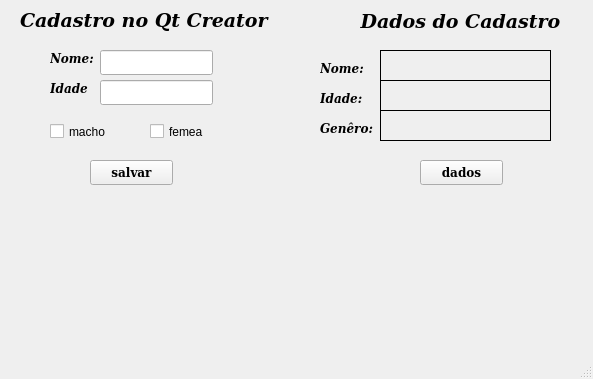
<?xml version="1.0" encoding="UTF-8"?>
<ui version="4.0">
 <class>MainWindow</class>
 <widget class="QMainWindow" name="MainWindow">
  <property name="geometry">
   <rect>
    <x>0</x>
    <y>0</y>
    <width>593</width>
    <height>379</height>
   </rect>
  </property>
  <property name="windowTitle">
   <string>MainWindow</string>
  </property>
  <widget class="QWidget" name="centralwidget">
   <widget class="QPushButton" name="btn_salvar">
    <property name="geometry">
     <rect>
      <x>90</x>
      <y>160</y>
      <width>83</width>
      <height>25</height>
     </rect>
    </property>
    <property name="font">
     <font>
      <family>DejaVu Serif</family>
      <weight>75</weight>
      <bold>true</bold>
     </font>
    </property>
    <property name="cursor">
     <cursorShape>PointingHandCursor</cursorShape>
    </property>
    <property name="text">
     <string>salvar</string>
    </property>
   </widget>
   <widget class="QPushButton" name="btn_dados">
    <property name="geometry">
     <rect>
      <x>420</x>
      <y>160</y>
      <width>83</width>
      <height>25</height>
     </rect>
    </property>
    <property name="font">
     <font>
      <family>DejaVu Serif</family>
      <weight>75</weight>
      <bold>true</bold>
     </font>
    </property>
    <property name="cursor">
     <cursorShape>PointingHandCursor</cursorShape>
    </property>
    <property name="text">
     <string>dados</string>
    </property>
   </widget>
   <widget class="QLineEdit" name="edt_nome">
    <property name="geometry">
     <rect>
      <x>100</x>
      <y>50</y>
      <width>113</width>
      <height>25</height>
     </rect>
    </property>
    <property name="font">
     <font>
      <family>DejaVu Serif</family>
      <italic>true</italic>
     </font>
    </property>
   </widget>
   <widget class="QLabel" name="label">
    <property name="geometry">
     <rect>
      <x>50</x>
      <y>50</y>
      <width>51</width>
      <height>17</height>
     </rect>
    </property>
    <property name="font">
     <font>
      <family>DejaVu Serif</family>
      <weight>75</weight>
      <italic>true</italic>
      <bold>true</bold>
     </font>
    </property>
    <property name="text">
     <string>Nome:</string>
    </property>
   </widget>
   <widget class="QLabel" name="label_2">
    <property name="geometry">
     <rect>
      <x>20</x>
      <y>10</y>
      <width>251</width>
      <height>21</height>
     </rect>
    </property>
    <property name="font">
     <font>
      <family>DejaVu Serif</family>
      <pointsize>14</pointsize>
      <weight>75</weight>
      <italic>true</italic>
      <bold>true</bold>
     </font>
    </property>
    <property name="cursor">
     <cursorShape>ArrowCursor</cursorShape>
    </property>
    <property name="text">
     <string>Cadastro no Qt Creator</string>
    </property>
   </widget>
   <widget class="QLabel" name="lbl_nome">
    <property name="geometry">
     <rect>
      <x>380</x>
      <y>50</y>
      <width>171</width>
      <height>31</height>
     </rect>
    </property>
    <property name="font">
     <font>
      <family>AR PL UKai CN</family>
      <pointsize>15</pointsize>
      <weight>50</weight>
      <italic>false</italic>
      <bold>false</bold>
     </font>
    </property>
    <property name="frameShape">
     <enum>QFrame::Box</enum>
    </property>
    <property name="text">
     <string/>
    </property>
    <property name="margin">
     <number>0</number>
    </property>
   </widget>
   <widget class="QLabel" name="label_3">
    <property name="geometry">
     <rect>
      <x>50</x>
      <y>80</y>
      <width>41</width>
      <height>17</height>
     </rect>
    </property>
    <property name="font">
     <font>
      <family>DejaVu Serif</family>
      <weight>75</weight>
      <italic>true</italic>
      <bold>true</bold>
     </font>
    </property>
    <property name="text">
     <string>Idade</string>
    </property>
   </widget>
   <widget class="QLineEdit" name="edt_idade">
    <property name="geometry">
     <rect>
      <x>100</x>
      <y>80</y>
      <width>113</width>
      <height>25</height>
     </rect>
    </property>
    <property name="font">
     <font>
      <family>DejaVu Serif</family>
      <weight>50</weight>
      <italic>true</italic>
      <bold>false</bold>
     </font>
    </property>
   </widget>
   <widget class="QLabel" name="lbl_idade">
    <property name="geometry">
     <rect>
      <x>380</x>
      <y>80</y>
      <width>171</width>
      <height>31</height>
     </rect>
    </property>
    <property name="font">
     <font>
      <family>AR PL UKai CN</family>
      <pointsize>15</pointsize>
      <weight>50</weight>
      <italic>false</italic>
      <bold>false</bold>
     </font>
    </property>
    <property name="frameShape">
     <enum>QFrame::Box</enum>
    </property>
    <property name="text">
     <string/>
    </property>
   </widget>
   <widget class="QCheckBox" name="chk_macho">
    <property name="geometry">
     <rect>
      <x>50</x>
      <y>120</y>
      <width>90</width>
      <height>23</height>
     </rect>
    </property>
    <property name="cursor">
     <cursorShape>PointingHandCursor</cursorShape>
    </property>
    <property name="text">
     <string>macho</string>
    </property>
   </widget>
   <widget class="QCheckBox" name="chk_femea">
    <property name="geometry">
     <rect>
      <x>150</x>
      <y>120</y>
      <width>90</width>
      <height>23</height>
     </rect>
    </property>
    <property name="cursor">
     <cursorShape>PointingHandCursor</cursorShape>
    </property>
    <property name="text">
     <string>femea</string>
    </property>
   </widget>
   <widget class="QLabel" name="lbl_sexo">
    <property name="geometry">
     <rect>
      <x>380</x>
      <y>110</y>
      <width>171</width>
      <height>31</height>
     </rect>
    </property>
    <property name="font">
     <font>
      <family>AR PL UKai CN</family>
      <pointsize>15</pointsize>
      <weight>50</weight>
      <italic>false</italic>
      <bold>false</bold>
     </font>
    </property>
    <property name="cursor">
     <cursorShape>ArrowCursor</cursorShape>
    </property>
    <property name="frameShape">
     <enum>QFrame::Box</enum>
    </property>
    <property name="text">
     <string/>
    </property>
    <property name="margin">
     <number>0</number>
    </property>
   </widget>
   <widget class="QLabel" name="label_4">
    <property name="geometry">
     <rect>
      <x>320</x>
      <y>60</y>
      <width>51</width>
      <height>17</height>
     </rect>
    </property>
    <property name="font">
     <font>
      <family>DejaVu Serif</family>
      <weight>75</weight>
      <italic>true</italic>
      <bold>true</bold>
     </font>
    </property>
    <property name="text">
     <string>Nome:</string>
    </property>
   </widget>
   <widget class="QLabel" name="label_5">
    <property name="geometry">
     <rect>
      <x>320</x>
      <y>90</y>
      <width>51</width>
      <height>17</height>
     </rect>
    </property>
    <property name="font">
     <font>
      <family>DejaVu Serif</family>
      <weight>75</weight>
      <italic>true</italic>
      <bold>true</bold>
     </font>
    </property>
    <property name="text">
     <string>Idade:</string>
    </property>
   </widget>
   <widget class="QLabel" name="label_6">
    <property name="geometry">
     <rect>
      <x>320</x>
      <y>120</y>
      <width>61</width>
      <height>17</height>
     </rect>
    </property>
    <property name="font">
     <font>
      <family>DejaVu Serif</family>
      <weight>75</weight>
      <italic>true</italic>
      <bold>true</bold>
     </font>
    </property>
    <property name="text">
     <string>Genêro:</string>
    </property>
   </widget>
   <widget class="QLabel" name="label_7">
    <property name="geometry">
     <rect>
      <x>360</x>
      <y>10</y>
      <width>201</width>
      <height>21</height>
     </rect>
    </property>
    <property name="font">
     <font>
      <family>DejaVu Serif</family>
      <pointsize>14</pointsize>
      <weight>75</weight>
      <italic>true</italic>
      <bold>true</bold>
     </font>
    </property>
    <property name="cursor">
     <cursorShape>ArrowCursor</cursorShape>
    </property>
    <property name="frameShape">
     <enum>QFrame::NoFrame</enum>
    </property>
    <property name="text">
     <string>&lt;html&gt;&lt;head/&gt;&lt;body&gt;&lt;p align=&quot;center&quot;&gt;&lt;span style=&quot; color:#000000;&quot;&gt;Dados do Cadastro&lt;/span&gt;&lt;/p&gt;&lt;/body&gt;&lt;/html&gt;</string>
    </property>
   </widget>
  </widget>
  <widget class="QMenuBar" name="menubar">
   <property name="geometry">
    <rect>
     <x>0</x>
     <y>0</y>
     <width>593</width>
     <height>22</height>
    </rect>
   </property>
  </widget>
  <widget class="QStatusBar" name="statusbar"/>
 </widget>
 <resources/>
 <connections/>
</ui>
